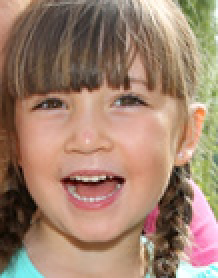
#> input picture images/child3-person-group.jpg, 109 x 139 px (shown 2 times larger); its folder holds 4 pictures in this run
$ python faces-train.py   (older library calls are emulated)
#> lines starting #> are read from the running program, lines starting #| are printed output that depends on the picture
import cv2
import os
import numpy as np
from PIL import Image
import pickle
BASE_DIR = os.path.dirname(os.path.abspath(__file__))
image_dir = os.path.join(BASE_DIR, "images")
face_cascade = cv2.CascadeClassifier('Cascades/data/haarcascade_frontalface_default.xml')
eye_casacade= cv2.CascadeClassifier('Cascades/data/haarcascade_eye.xml')
recognizer = cv2.face.LBPHFaceRecognizer_create() #face recognizer
current_id = 0
label_ids ={}
y_labels = []
x_train = []
for root, dirs, files in os.walk(image_dir):
	for file in files:
		if file.endswith("png") or file.endswith("jpg"):
			path = os.path.join(root, file)
			label = os.path.basename(root).replace(" ", "-").lower()
			#print(label, path)
			if not label in label_ids:
				label_ids[label] = current_id
				current_id += 1
			id_ = label_ids[label]
			print(label_ids)			#y_labels.append(label) # some number			#x_train.append(path) # verify this image, turn into a NUMPY arrray, GRAY
			pil_image = Image.open(path).convert("L") # grayscale
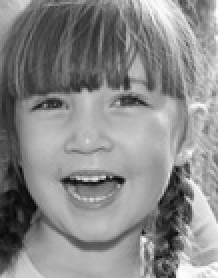
#> pil_image: PIL image 109x139 L (shown 2 times larger); min 6, max 255, mean 137.1
			size = (550, 550)
			final_image = pil_image.resize(size, Image.ANTIALIAS)
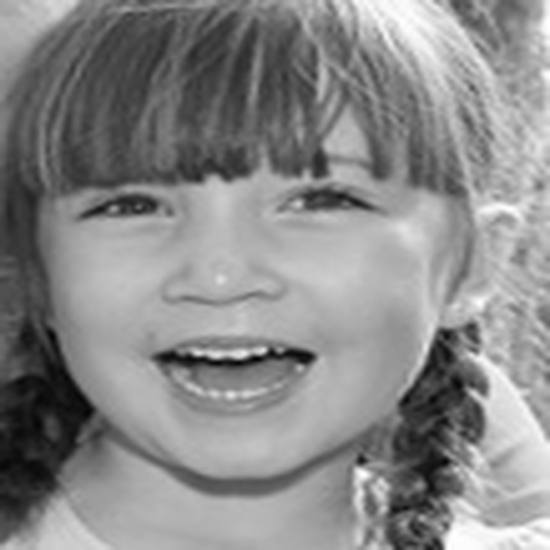
#> final_image: PIL image 550x550 L; min 0, max 255, mean 137.1
			image_array = np.array(final_image, "uint8")			#print(image_array)
			faces = face_cascade.detectMultiScale(image_array, scaleFactor=2, minNeighbors=1)
#> faces = [[24, 64, 384, 384]]
			for (x,y,w,h) in faces:
				roi = image_array[y:y+h, x:x+w]
				x_train.append(roi)
				y_labels.append(id_)
#> this loop made 1 pass
#> pass 1, `roi = image_array[y:y+h, x:x+w]`:
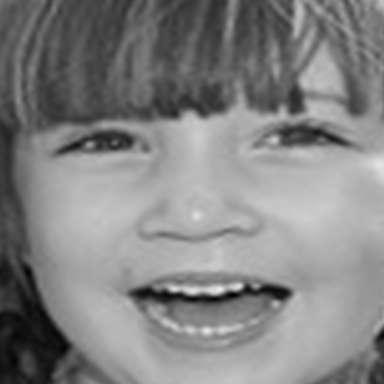
#> roi: shape (384, 384); min 0, max 234, mean 131
#> after the loop, x_train = 1 item; y_labels = [0]
print(y_labels)
print(x_train)
with open("pickle/labels.pickle", 'wb') as f:
    pickle.dump(label_ids, f) #saves the id's to pickle
recognizer.train(x_train, np.array(y_labels))
recognizer.save("recognizers/trainner.yml")

$ run again, on images/man1-person-group.jpg
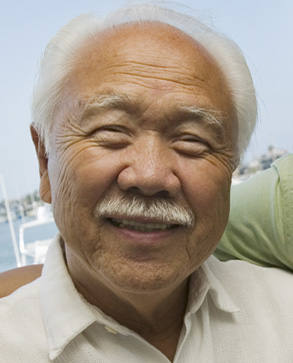
#> input picture images/man1-person-group.jpg, 293 x 363 px
#> `final_image = pil_image.resize(size, Image.ANTIALIAS)`:
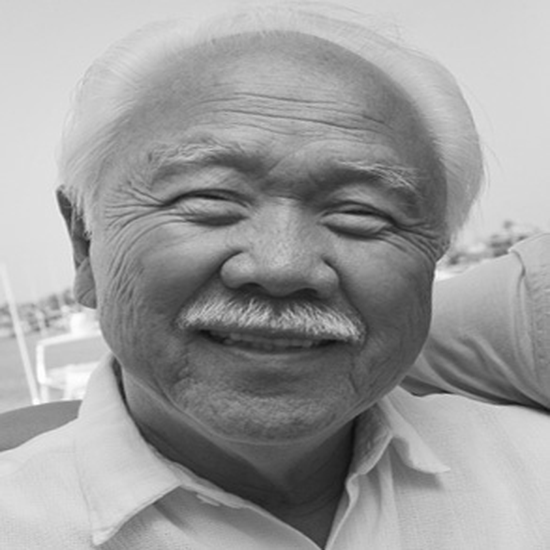
#> final_image: PIL image 550x550 L; min 14, max 255, mean 156.5
#> faces = [[96, 48, 384, 384]]
#> the loop `for (x,y,w,h) in faces:` made 1 pass
#> pass 1, `roi = image_array[y:y+h, x:x+w]`:
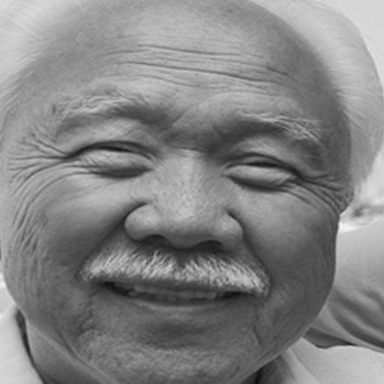
#> roi: shape (384, 384); min 14, max 247, mean 131.2
#> after the loop `for (x,y,w,h) in faces:`: x_train = 1 item; y_labels = [0]
#| [0]
#> (printed output is left out)

$ run again, on images/man2-person-group.jpg
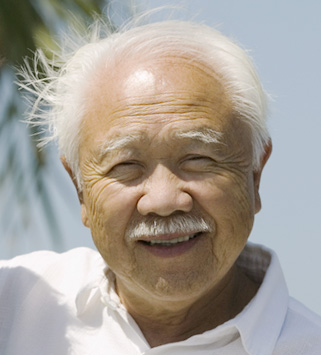
#> input picture images/man2-person-group.jpg, 321 x 355 px
#> `final_image = pil_image.resize(size, Image.ANTIALIAS)`:
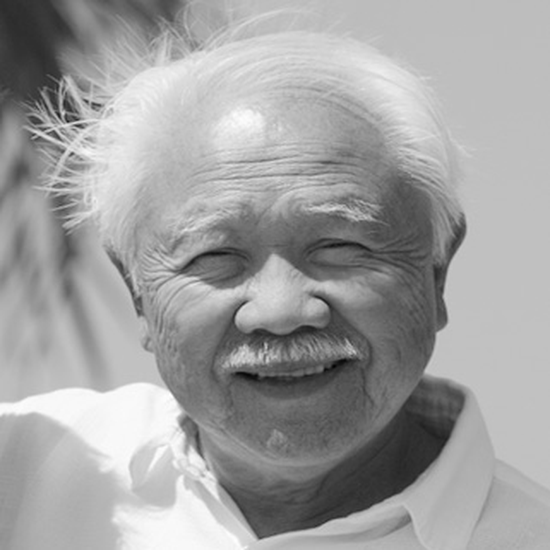
#> final_image: PIL image 550x550 L; min 1, max 255, mean 160.6
#> faces = [[80, 96, 384, 384]]
#> the loop `for (x,y,w,h) in faces:` made 1 pass
#> pass 1, `roi = image_array[y:y+h, x:x+w]`:
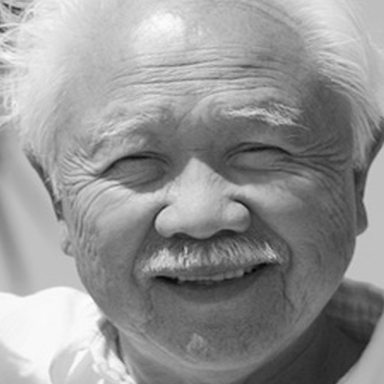
#> roi: shape (384, 384); min 1, max 255, mean 148.6
#> after the loop `for (x,y,w,h) in faces:`: x_train = 1 item; y_labels = [0]
#| [0]
#> (printed output is left out)
